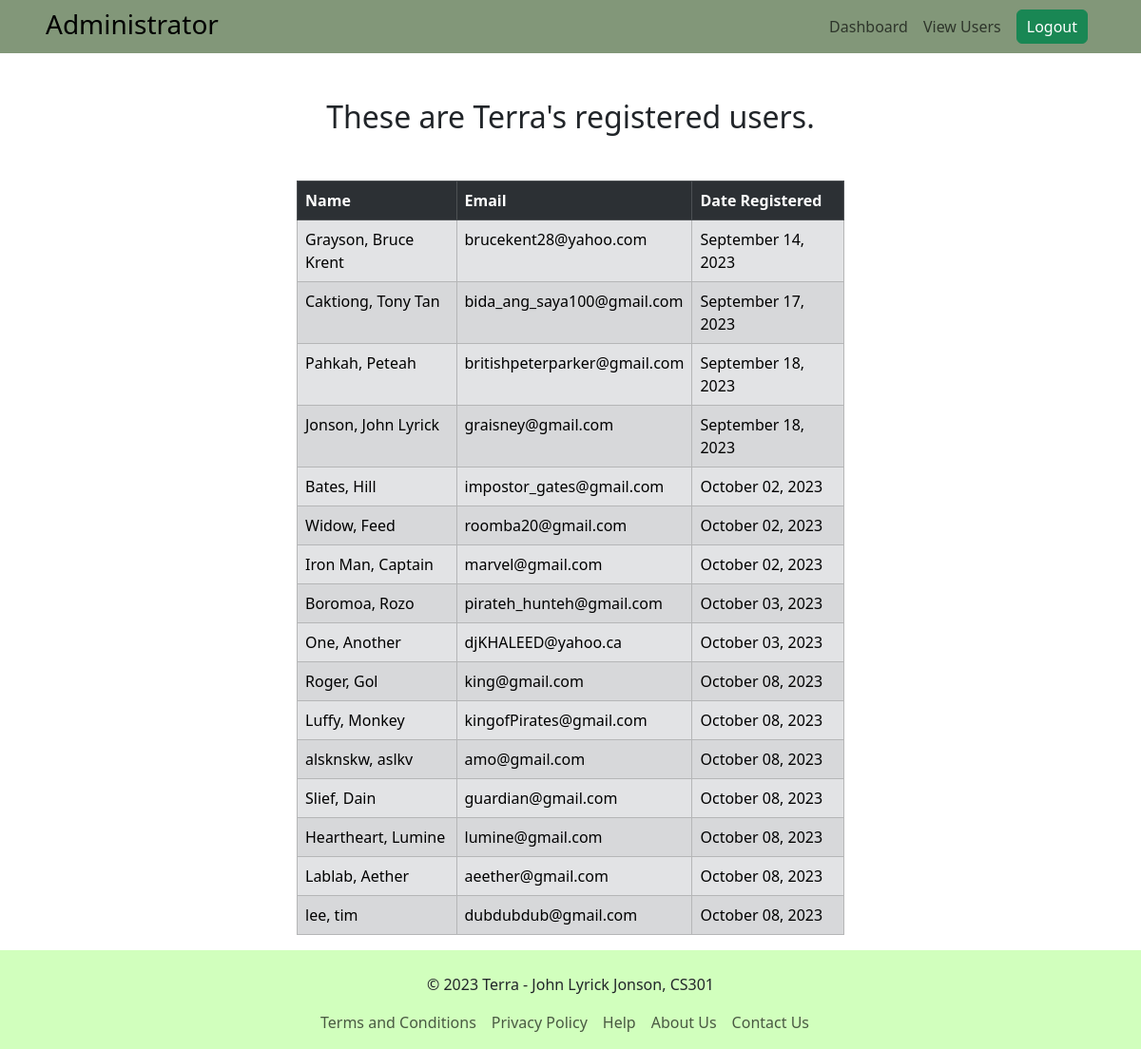
The page /register-view-users.php on the database its author committed.
### tables this page shows
CREATE TABLE `users` (
  `user_id` mediumint(6) UNSIGNED NOT NULL,
  `fname` varchar(30) NOT NULL,
  `lname` varchar(40) NOT NULL,
  `email` varchar(50) NOT NULL,
  `psword` char(40) NOT NULL,
  `registration_date` datetime DEFAULT NULL
);

### register-view-users.php (the view, shortened to what this page needs)
<?php require('sql-connection/mysqli_connect.php'); ?>
<!DOCTYPE html>
<html lang="en">
<head>
    <?php require('templates/head.php'); ?>
</head>
<body>
    <?php require('templates/header/header-admin.php'); ?>
    <div>
		<div class="container-fluid my-5">
			<h2 class="text-center">These are Terra's registered users.</h2>
		</div>
		<div class="container-fluid w-50">
		<p>
		<?php
			$q = "SELECT CONCAT(lname, ', ', fname) AS name, email, DATE_FORMAT(registration_date, '%M %d, %Y') AS regdate FROM users ORDER BY registration_date ASC";
			$result = @mysqli_query($dbcon, $q);
			if ($result) {
				echo '<table class="table table-hover table-bordered table-striped"> <tr class="table-dark"> <td><b>Name</b></td> <td><b>Email</b></td> <td><b>Date Registered</b></td> </tr>';
				while ($row = mysqli_fetch_array($result, MYSQLI_ASSOC)) {
						echo '<tr class="table-secondary"> <td>' . $row['name'] . '</td> <td>' . $row['email'] . '</td> <td>' . $row['regdate'] . '</td> </tr>';
				}
				echo '</table>';
			} else {
				echo "<p> The current users could not be retrived. We apologize for the inconvenience. </p>";
				echo "<p>" . mysqli_error($dbcon) . "</p>";
			}
		?>
		</p>
		</div>
    </div>
    <?php require('templates/footer.php'); ?>
</body>
</html>

### css/style.css (style rules this page uses)
body { min-height: 100vh; display: flex; flex-direction: column; }

### rows shown on the page
users: name "Grayson, Bruce Krent", email "brucekent28@yahoo.com", regdate "September 14, 2023"
users: name "Caktiong, Tony Tan", email "bida_ang_saya100@gmail.com", regdate "September 17, 2023"
users: name "Pahkah, Peteah", email "britishpeterparker@gmail.com", regdate "September 18, 2023"
users: name "Jonson, John Lyrick", email "graisney@gmail.com", regdate "September 18, 2023"
users: name "Bates, Hill", email "impostor_gates@gmail.com", regdate "October 02, 2023"
users: name "Widow, Feed", email "roomba20@gmail.com", regdate "October 02, 2023"
users: name "Iron Man, Captain", email "marvel@gmail.com", regdate "October 02, 2023"
users: name "Boromoa, Rozo", email "pirateh_hunteh@gmail.com", regdate "October 03, 2023"
users: name "One, Another", email "djKHALEED@yahoo.ca", regdate "October 03, 2023"
users: name "Roger, Gol", email "king@gmail.com", regdate "October 08, 2023"
users: name "Luffy, Monkey", email "kingofPirates@gmail.com", regdate "October 08, 2023"
users: name "alsknskw, aslkv", email "amo@gmail.com", regdate "October 08, 2023"
users: name "Slief, Dain", email "guardian@gmail.com", regdate "October 08, 2023"
users: name "Heartheart, Lumine", email "lumine@gmail.com", regdate "October 08, 2023"
users: name "Lablab, Aether", email "aeether@gmail.com", regdate "October 08, 2023"
users: name "lee, tim", email "dubdubdub@gmail.com", regdate "October 08, 2023"
